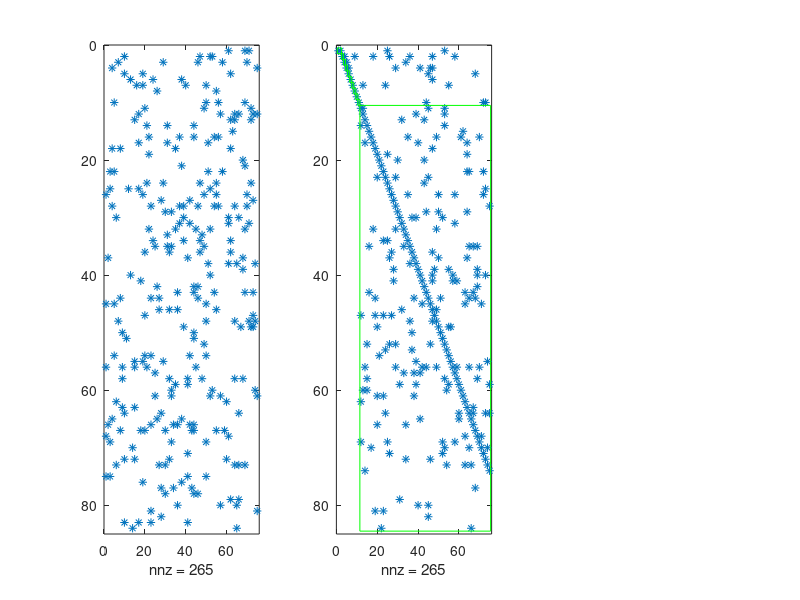

The MATLAB script that drew this image: (Note: this script raises an error after producing the figure.)

randn ('state', 0) ;
rand ('state', 0) ;
figure (1)
clf

for trials = 1:1000
    m = fix (100 * rand (1)) ;
    n = fix (100 * rand (1)) ;
    d = 0.1 * rand (1) ;
    A = sprandn (m,n,d) ;

    subplot (1,3,1) ;
    spy (A) ;

    pp = dmperm (A) ;

    sprnk = sum (pp > 0) ;

    % finish pp

    if (all (pp) ~= 0)
	% spy (A (pp,:))
    else
	% spy (0)
    end

    fprintf ('sprnk: %d  m %d n %d\n', sprnk, m, n) ;

    [p,q,r,s] = dmperm (A) ;
    C = A (p,q) ;

    subplot (1,3,2) ;
    hold off
    spy (C)
    hold on

    nk = length (r) - 1 ;

    for k = 1:nk
	r1 = r(k) ;
	r2 = r(k+1) ;
	c1 = s(k)  ;
	c2 = s(k+1) ;
	plot ([c1 c2 c2 c1 c1]-.5, [r1 r1 r2 r2 r1]-.5, 'g') ;
    end

    [p2,q2,cp,rp] = dp (A,A') ;
    cp
    rp

    if (any (sort (p2) ~= 1:m))
	error ('p2!') ;
    end

    if (any (sort (q2) ~= 1:n))
	error ('q2!') ;
    end

    if (cp (5) ~= n+1)
	error ('cp!') ;
    end

    if (rp (5) ~= m+1)
	error ('rp!') ;
    end

    C = A (p2,q2) ;

    subplot (1,3,3) ;
    hold off
    spy (C) ;
    hold on

    r1 = rp(1) ;
    r2 = rp(2) ;
    c1 = cp(1)  ;
    c2 = cp(2) ;
    fprintf ('k %d rows %d to %d cols %d to %d\n', k, r1, r2, c1, c2) ;
    plot ([c1 c2 c2 c1 c1]-.5, [r1 r1 r2 r2 r1]-.5, 'g') ;

    r1 = rp(1) ;
    r2 = rp(2) ;
    c1 = cp(2) ;
    c2 = cp(3) ;
    fprintf ('k %d rows %d to %d cols %d to %d\n', k, r1, r2, c1, c2) ;
    plot ([c1 c2 c2 c1 c1]-.5, [r1 r1 r2 r2 r1]-.5, 'g') ;

    B = C (r1:r2-1, c1:c2-1) ;
    if (nnz (diag (B)) ~= size (B,1))
	error ('C1 diag!') ;
    end

    r1 = rp(2) ;
    r2 = rp(3) ;
    c1 = cp(3) ;
    c2 = cp(4) ;
    fprintf ('k %d rows %d to %d cols %d to %d\n', k, r1, r2, c1, c2) ;
    plot ([c1 c2 c2 c1 c1]-.5, [r1 r1 r2 r2 r1]-.5, 'g') ;

    B = C (r1:r2-1, c1:c2-1) ;
    if (nnz (diag (B)) ~= size (B,1))
	error ('C2 diag!') ;
    end

    r1 = rp(3) ;
    r2 = rp(4) ;
    c1 = cp(4) ;
    c2 = cp(5) ;
    fprintf ('k %d rows %d to %d cols %d to %d\n', k, r1, r2, c1, c2) ;
    plot ([c1 c2 c2 c1 c1]-.5, [r1 r1 r2 r2 r1]-.5, 'g') ;

    B = C (r1:r2-1, c1:c2-1) ;
    if (nnz (diag (B)) ~= size (B,1))
	error ('C3 diag!') ;
    end

    r1 = rp(4) ;
    r2 = rp(5) ;
    c1 = cp(4) ;
    c2 = cp(5) ;
    fprintf ('k %d rows %d to %d cols %d to %d\n', k, r1, r2, c1, c2) ;
    plot ([c1 c2 c2 c1 c1]-.5, [r1 r1 r2 r2 r1]-.5, 'g') ;

    drawnow
    % pause

end
